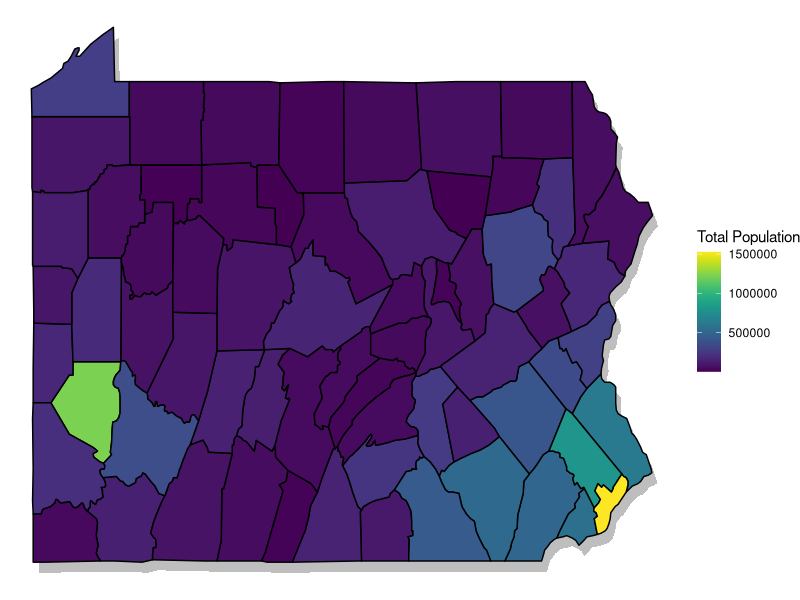

The R source for this figure: (Note: this script raises an error after producing the figure.)
library(ggplot2)
library(dplyr)
library(viridis)
###############################################
######CREATING A POPULATION ###################
###############################################

POP_DAT <- read.csv("pa_pop_2010.csv")
POP_DAT$County<- tolower(POP_DAT$County)



counties <- map_data("county")
pa_county <- subset(counties, region == 'pennsylvania')
colnames(pa_county)[6] <- 'County'

POP_DAT_COUNTY <- as.numeric(gsub(",","",POP_DAT$Total.Pop))

POP_SPAT<-left_join(pa_county, POP_DAT, by= 'County')
POP_SPAT$Total.Pop<- as.numeric(gsub(",","",POP_SPAT$Total.Pop))

ggplot(POP_SPAT, aes(x= long, y= lat, group=County))+
  geom_polygon(data=POP_SPAT, aes(x= long+0.05, y= lat-0.05), fill='grey')+
  geom_polygon(data=POP_SPAT, aes(x= long, y= lat, group=County,fill=(Total.Pop)),color='black')+theme_void()+
  scale_fill_viridis(option='viridis',name = 'Total Population')

#####################
#regular county map##
#######################
ggplot(pa_county , aes(x=long, y=lat, group=County))+
  geom_polygon(data=pa_county, aes(x= long+0.05, y= lat-0.05), fill='grey')+
  theme_void()+coord_map()+
  geom_polygon(data = pa_county,fill = '#e1e5be',color='black')
